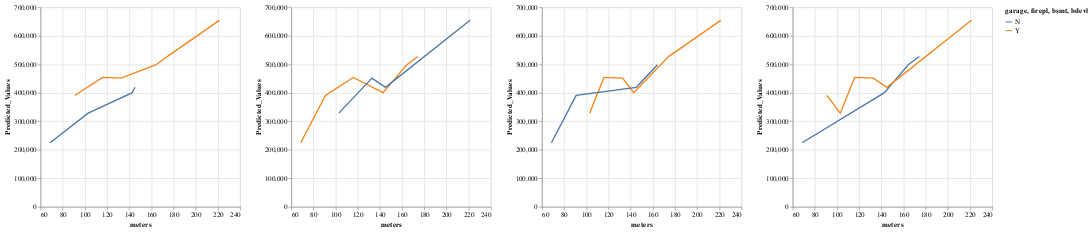

Source (notebook cell):
### Code cell
grg2 = alt.Chart(predictions_df).mark_line().encode(
    x='meters',
    y='Predicted_Values',
    color = 'garage'
)

frp2 = alt.Chart(predictions_df).mark_line().encode(
    x='meters',
    y='Predicted_Values',
    color = 'firepl'
)

bst2 = alt.Chart(predictions_df).mark_line().encode(
    x='meters',
    y='Predicted_Values',
    color = 'bsmt'
)

bdl2 = alt.Chart(predictions_df).mark_line().encode(
    x='meters',
    y='Predicted_Values',
    color = 'bdevl'
)

grg2 | frp2 | bst2 | bdl2

### Figure 1 — Vega-Lite specification as saved in the notebook (floating-point values rounded to 4 significant figures)
{"config": {"view": {"continuousWidth": 300, "continuousHeight": 300}}, "hconcat": [{"mark": {"type": "line"}, "encoding": {"color": {"field": "garage", "type": "nominal"}, "x": {"field": "meters", "type": "quantitative"}, "y": {"field": "Predicted_Values", "type": "quantitative"}}}, {"mark": {"type": "line"}, "encoding": {"color": {"field": "firepl", "type": "nominal"}, "x": {"field": "meters", "type": "quantitative"}, "y": {"field": "Predicted_Values", "type": "quantitative"}}}, {"mark": {"type": "line"}, "encoding": {"color": {"field": "bsmt", "type": "nominal"}, "x": {"field": "meters", "type": "quantitative"}, "y": {"field": "Predicted_Values", "type": "quantitative"}}}, {"mark": {"type": "line"}, "encoding": {"color": {"field": "bdevl", "type": "nominal"}, "x": {"field": "meters", "type": "quantitative"}, "y": {"field": "Predicted_Values", "type": "quantitative"}}}], "data": {"name": "data-9f619b258c419435a2b6353618c684b7"}, "$schema": "https://vega.github.io/schema/vega-lite/v5.20.1.json", "datasets": {"data-9f619b258c419435a2b6353618c684b7": [{"meters": 174.2, "garage": "Y", "firepl": "Y", "bsmt": "Y", "bdevl": "N", "Predicted_Values": 527100.0}, {"meters": 132.8, "garage": "Y", "firepl": "N", "bsmt": "Y", "bdevl": "Y", "Predicted_Values": 451500.0}, {"meters": 90.82, "garage": "Y", "firepl": "Y", "bsmt": "N", "bdevl": "Y", "Predicted_Values": 390800.0}, {"meters": 68.54, "garage": "N", "firepl": "Y", "bsmt": "N", "bdevl": "N", "Predicted_Values": 224800.0}, {"meters": 221.3, "garage": "Y", "firepl": "N", "bsmt": "Y", "bdevl": "Y", "Predicted_Values": 654300.0}, {"meters": 145.0, "garage": "N", "firepl": "N", "bsmt": "N", "bdevl": "Y", "Predicted_Values": 419300.0}, {"meters": 103.0, "garage": "N", "firepl": "N", "bsmt": "Y", "bdevl": "Y", "Predicted_Values": 328700.0}, {"meters": 164.3, "garage": "Y", "firepl": "Y", "bsmt": "N", "bdevl": "N", "Predicted_Values": 498600.0}, {"meters": 142.8, "garage": "N", "firepl": "Y", "bsmt": "Y", "bdevl": "N", "Predicted_Values": 400600.0}, {"meters": 115.9, "garage": "Y", "firepl": "Y", "bsmt": "Y", "bdevl": "Y", "Predicted_Values": 454000.0}]}}
